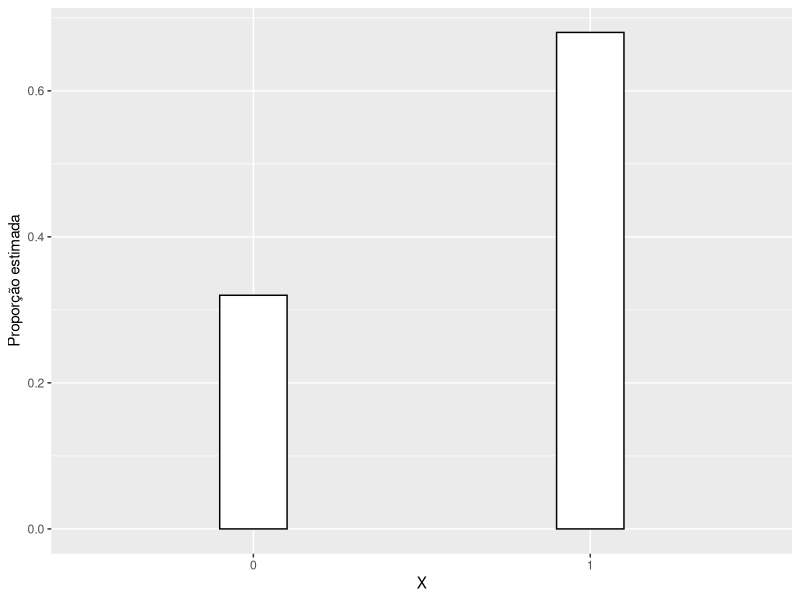
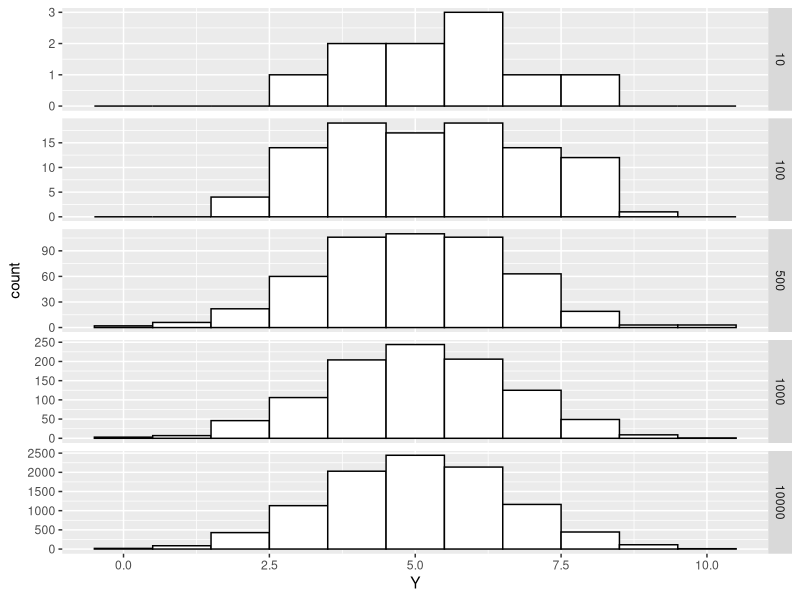
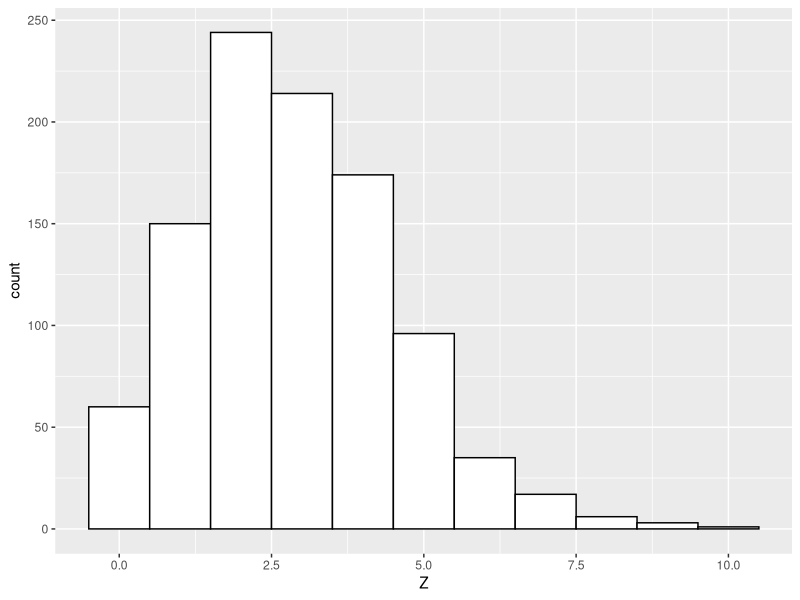

Generate these figures, in order, with R:
### Verão 2017
### Uma Introdução à Análise Exploratória de Dados e Métodos Estatísticos
### William Nilson de Amorim
### Script - Distribuições discretas

library(magrittr)
library(ggplot2)

### Bernoulli

X <- rbinom(n = 100, size = 1, prob = 0.7)
X

mean(X)
var(X)

0.3*(1-0.3) # variância

X %>% 
  data.frame(X = .) %>% 
  ggplot +
  geom_bar(aes(x = as.character(X), y = (..count..)/sum(..count..)), 
           fill = "white", color = "black", width = 0.2) +
  labs(x = "X", y = "Proporção estimada")

### Binomial

Y <- rbinom(n = 100, size = 10, prob = 0.5)
Y

mean(Y)
var(Y)


dados <- data.frame(Y =  c(rbinom(n = 10, size = 10, prob = 0.5),
                  rbinom(n = 100, size = 10, prob = 0.5),
                  rbinom(n = 500, size = 10, prob = 0.5),
                  rbinom(n = 1000, size = 10, prob = 0.5),
                  rbinom(n = 10000, size = 10, prob = 0.5)),
           n = c(rep(10, 10),
                 rep(100, 100),
                 rep(500, 500),
                 rep(1000, 1000),
                 rep(10000, 10000)))


dados %>%
  ggplot +
  geom_histogram(aes(x = Y), fill = "white", color = "black", binwidth = 1) +
  facet_grid(n ~ ., scales = "free_y")


### Poisson

Z <- rpois(n = 1000, lambda = 3)

ggplot(data = data.frame(Z = Z)) +
  geom_histogram(aes(x = Z), fill = "white", color = "black", binwidth = 1)


